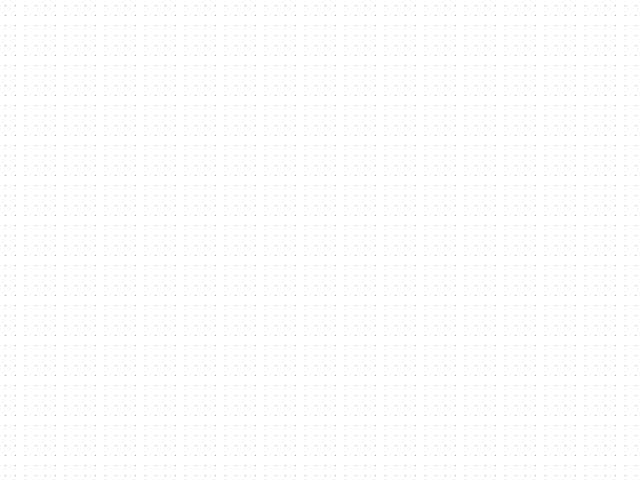
Frame 1 (no input)
Frame 60 (the mouse pressed at the canvas centre just before this capture): identical to frame 1, image omitted
Frame 120 (the mouse held since frame 60 and released just before this capture): identical to frame 1, image omitted

The Processing sketch that drew this single still picture (run headless with seeded random() and noise(); from frame 60 on, the mouse is pressed at the canvas centre):

// Processing sketch: OriginalDesign
// ── OriginalDesign.pde
/* Normal Original Design
 * Author: Brian Tom
 * Date: 8/26/2015
 * Description: Simulates bouncing balls (without physics)
 */

int maxBalls = 100;  // max number of balls on screen
int numBalls = 0;    // number of balls currently on screen

Ball[] ballArray;    // array of Balls

void setup()
{
    size(640, 480);
    ballArray = new Ball[maxBalls];
}

void draw()
{
    background(255);
    dots(1, 127, 10);
    for (int i = 0; i < numBalls; i++) {
        ballArray[i].display();  // draw ellipse
        ballArray[i].update();   // update position & direction
    }
}

// Draw background dots
void dots(int pointSize, int grayScale, int interval)
{
    strokeWeight(pointSize);
    stroke(grayScale);
    for (int y = interval/2; y < height; y += interval) {
        for (int x = interval/2; x < width; x += interval) {
            point(x, y);
        }
    }
}

// Ball class
class Ball
{
    // Ball position, size, speed
    float ballX;
    float ballY;
    float ballDiameter;
    float ballSpeed;
    // Takes initializing variables for diameter and speed
    Ball(int tempDiameter, int tempSpeed)
    {
        ballDiameter = tempDiameter;
        ballSpeed = tempSpeed;
        // ballX = (float) (Math.random() * (0.9*width) + 10);
        // ballY = (float) (Math.random() * (0.9*height) + 10);

        // ball spawns at mouse position
        ballX = mouseX;
        ballY = mouseY;
    }
    // Draw ellipse
    color ballColor = color((int) (Math.random()*255), (int) (Math.random()*255), (int) (Math.random()*255));
    void display()
    {
        noStroke();
        fill(ballColor);
        ellipse(ballX, ballY, ballDiameter, ballDiameter);
    }
    // Determines spawn direction (up or down)
    double randDir = Math.random();
    // Update position and direction
    void update()
    {
        // change balls' y pos
        if (randDir < 0.5)     // 50% to spawn down
            ballY += ballSpeed;
        else                     // 50% to spawn down
            ballY -= ballSpeed;
        // bounce off bottom of screen
        if (ballY > height - ballDiameter/2)
            ballSpeed *= -1;
        // bounce off top of screen
        else if (ballY < ballDiameter/2)
            ballSpeed *= -1;
    }
}

// Increase number of balls on click
void mouseClicked()
{
    int randDiameter = (int) (Math.random()*41) + 10;
    int randSpeed = (int) (Math.random()*11) + 5;
    // prevent balls from spawning too close to edge and getting stuck
    if (numBalls < maxBalls && mouseY > randDiameter/2.0 && mouseY < height - randDiameter/2.0)
    {
        ballArray[numBalls] = new Ball(randDiameter, randSpeed);
        numBalls++;
    }
    redraw();
}

// Pause/Play animation with SPACEBAR key
int value = 1;
void keyTyped()
{
    if (key == ' ' && value == 1)
    {
        noLoop();
        value = -1;
    }
    else if (key == ' ' && value == -1)
    {
        loop();
        value = 1;
    }
}
